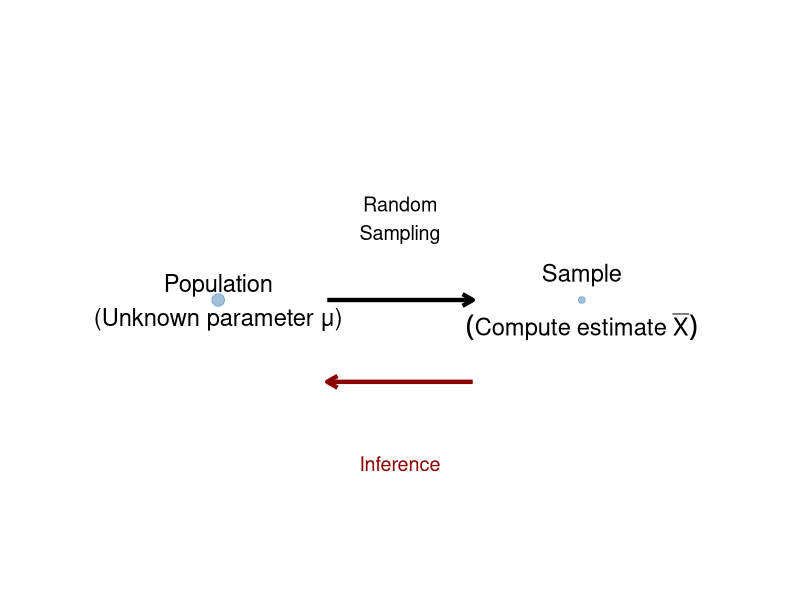
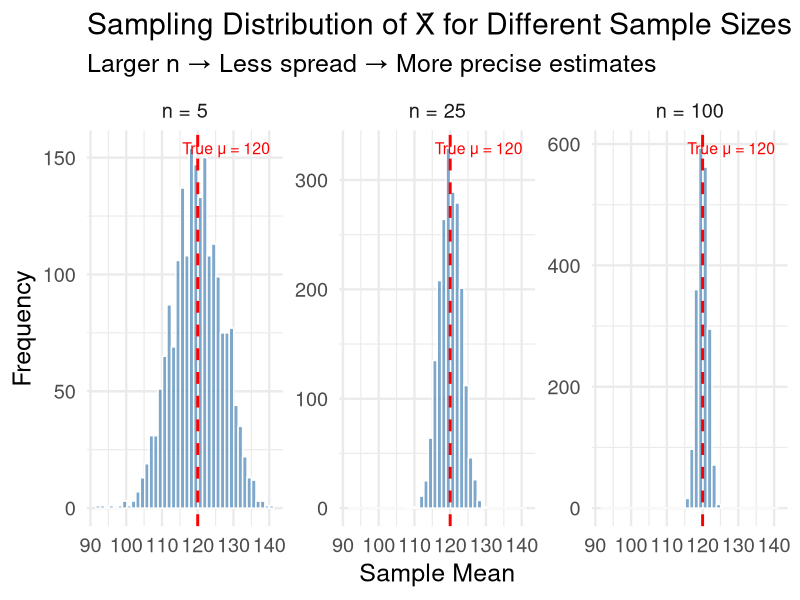
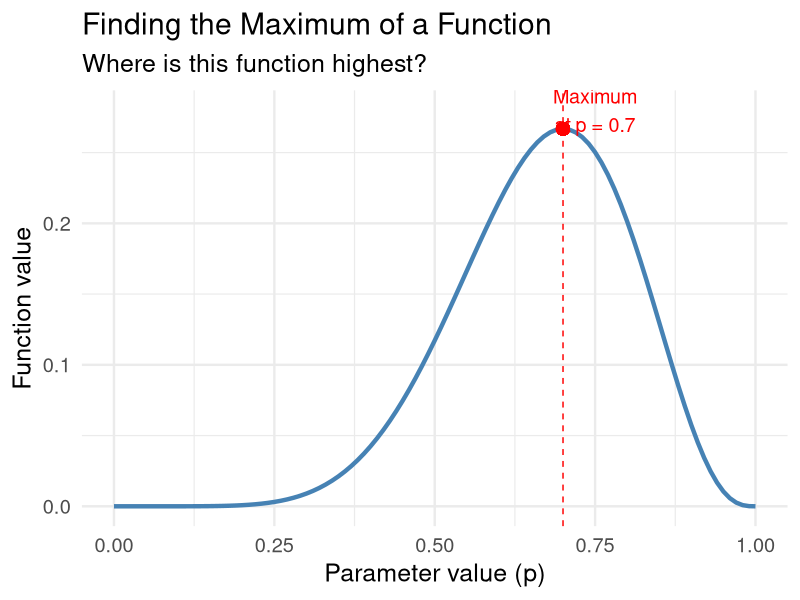
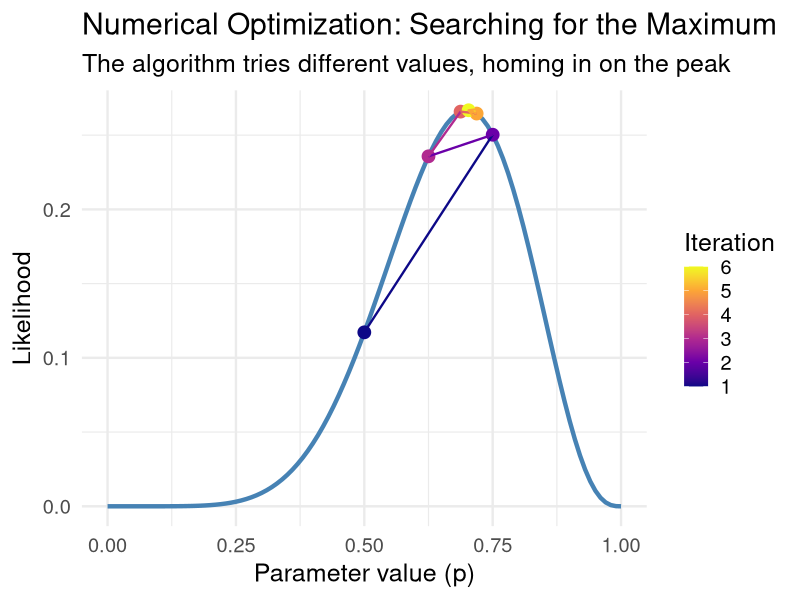
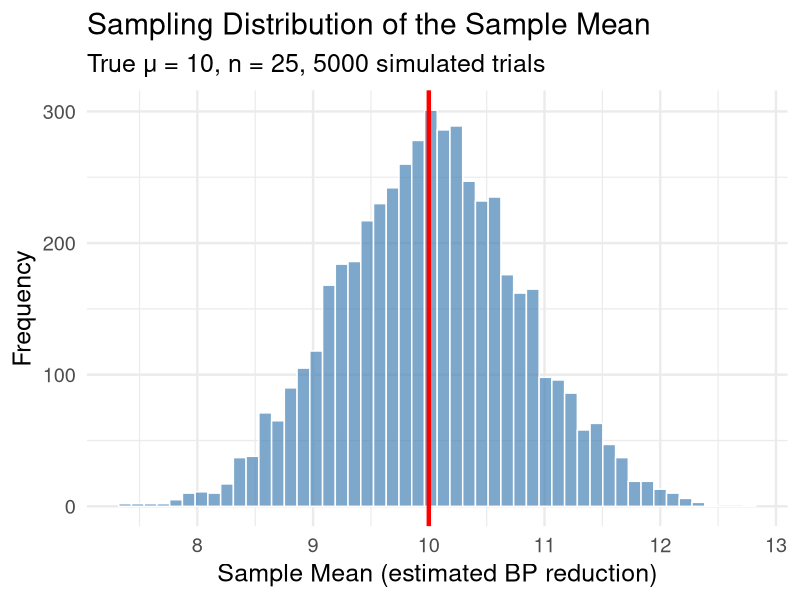
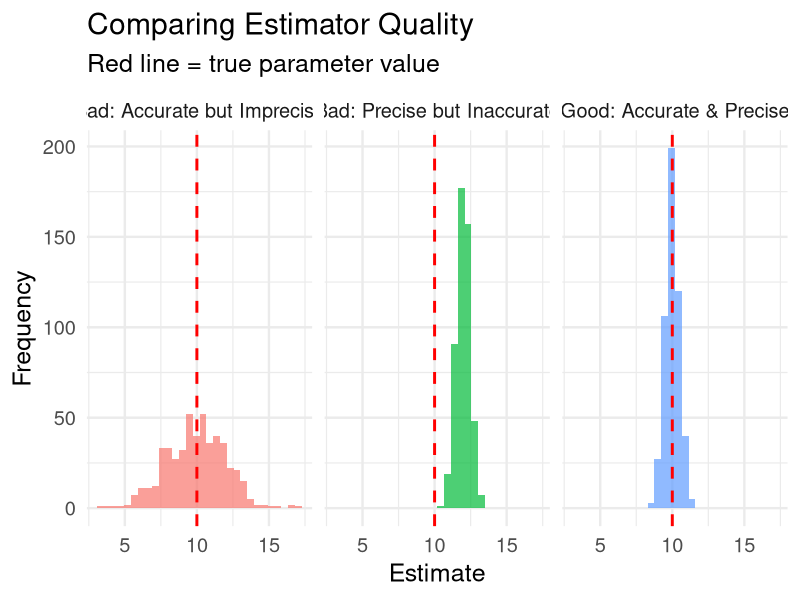
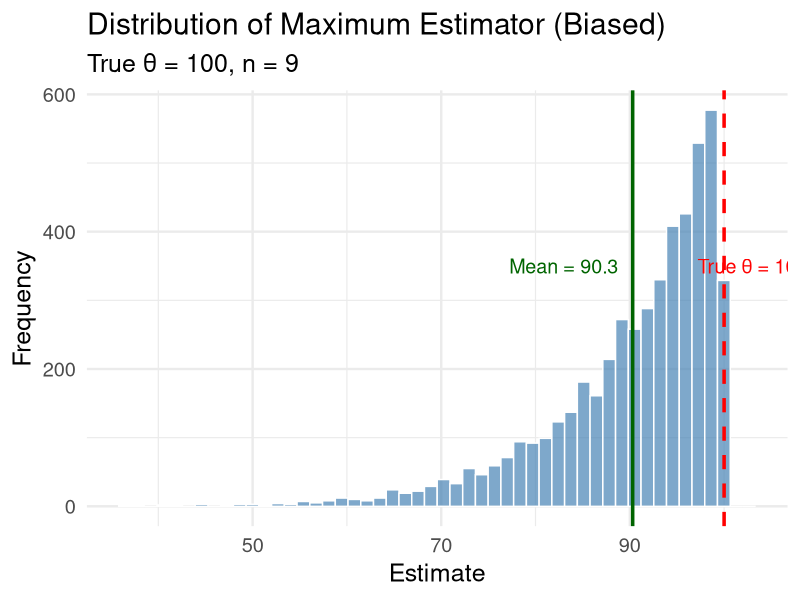
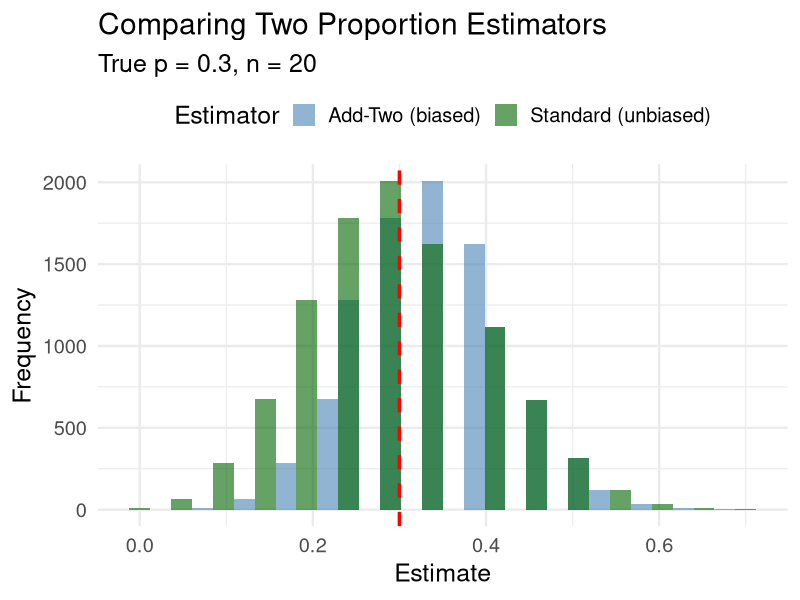

Reproduce these figures in R, in order.
## ---- chunk 1
#| label: setup
#| include: false
library(tidyverse)
set.seed(42)
theme_set(theme_minimal(base_size = 18))
## ---- chunk 2
# Actual blood pressure reductions (mmHg) from 25 patients
bp_reductions <- c(12, 8, 15, 10, 7, 14, 11, 9, 13, 16,
                   8, 12, 10, 14, 11, 9, 15, 13, 7, 12,
                   10, 8, 14, 11, 13)

# What's our estimate of the true mean reduction?
mean(bp_reductions)
## ---- chunk 3
#| echo: false
#| fig-height: 5
tibble(
  x = c(1, 2),
  y = c(1, 1),
  size = c(4, 2)
) |> 
  ggplot(aes(x = x, y = y)) +
  geom_point(aes(size = size), color = "steelblue", alpha = 0.5) +
  # Regular text labels
  annotate("text", x = 1, y = 1, 
           label = "Population\n(Unknown parameter μ)", size = 6) +
  annotate("text", x = 2, y = 1.05, 
           label = "Sample", size = 6) +
  # Parsed label for x-bar
  annotate("text", x = 2, y = 0.95, 
           label = "(Compute~estimate~bar(X))", size = 6, parse = TRUE) +
  annotate("segment", x = 1.3, xend = 1.7, y = 1, yend = 1,
           arrow = arrow(length = unit(0.3, "cm")), linewidth = 1.5) +
  annotate("text", x = 1.5, y = 1.15, label = "Random\nSampling", size = 5) +
  annotate("segment", x = 1.7, xend = 1.3, y = 0.85, yend = 0.85,
           arrow = arrow(length = unit(0.3, "cm")), linewidth = 1.5, color = "darkred") +
  annotate("text", x = 1.5, y = 0.7, label = "Inference", size = 5, color = "darkred") +
  scale_size_identity() +
  xlim(0.5, 2.5) + ylim(0.5, 1.5) +
  theme_void()
## ---- chunk 4
#| code-line-numbers: "|1-3|5-12|14-15"
# Population parameters
true_mean <- 120  # True mean systolic BP
true_sd <- 15     # Population standard deviation

# Simulate sample means for different sample sizes
simulation_data <- tibble(n = c(5, 25, 100)) |> 
  cross_join(tibble(sim = 1:2000)) |> 
  mutate(
    sample_mean = map2_dbl(n, sim, \(size, s) {
      mean(rnorm(size, true_mean, true_sd))
    })
  )

# Calculate observed standard deviation for each sample size
simulation_data |> 
  group_by(n) |> 
  summarize(
    observed_sd = sd(sample_mean),
    theoretical_sd = true_sd / sqrt(first(n))
  )
## ---- chunk 5
#| echo: false
#| fig-height: 5
simulation_data |> 
  mutate(n_label = paste("n =", n) |> fct_reorder(n)) |> 
  ggplot(aes(x = sample_mean)) +
  geom_histogram(bins = 40, fill = "steelblue", alpha = 0.7, color = "white") +
  geom_vline(xintercept = true_mean, color = "red", linetype = "dashed", linewidth = 1) +
  facet_wrap(~n_label, scales = "free_y") +
  labs(title = "Sampling Distribution of X̄ for Different Sample Sizes",
       subtitle = "Larger n → Less spread → More precise estimates",
       x = "Sample Mean", y = "Frequency") +
  annotate("text", x = 128, y = Inf, label = "True μ = 120", 
           vjust = 2, color = "red", size = 4)
## ---- chunk 6
#| echo: false
#| fig-height: 5
# Create a likelihood function to visualize
tibble(p = seq(0, 1, by = 0.01)) |> 
  mutate(likelihood = dbinom(7, size = 10, prob = p)) |> 
  ggplot(aes(x = p, y = likelihood)) +
  geom_line(color = "steelblue", linewidth = 1.5) +
  geom_vline(xintercept = 0.7, color = "red", linetype = "dashed") +
  geom_point(aes(x = 0.7, y = dbinom(7, 10, 0.7)), color = "red", size = 4) +
  labs(title = "Finding the Maximum of a Function",
       subtitle = "Where is this function highest?",
       x = "Parameter value (p)", y = "Function value") +
  annotate("text", x = 0.75, y = 0.28, label = "Maximum\nat p = 0.7", 
           color = "red", size = 5)
## ---- chunk 7
# Try different values of p
grid_search <- tibble(p = seq(0.01, 0.99, by = 0.01)) |> 
  mutate(
    likelihood = dbinom(7, size = 10, prob = p)
  )

# Find the maximum
grid_search |> 
  slice_max(likelihood, n = 1)
## ---- chunk 8
# Define the likelihood function
likelihood_function <- function(p) {
  dbinom(7, size = 10, prob = p)
}

# Use optimize() to find the maximum
# Note: optimize finds MINIMUM by default, so we negate for maximum
result <- optimize(
  f = function(p) -likelihood_function(p),  # Negative to find max
  interval = c(0, 1)                         # Search between 0 and 1
)

# The maximum occurs at:
cat("Maximum likelihood estimate: p =", result$minimum)
## ---- chunk 9
#| echo: false
#| fig-height: 5
# Visualize the optimization process
search_points <- tibble(
  iteration = 1:6,
  p = c(0.5, 0.75, 0.625, 0.6875, 0.71875, 0.703125),
  likelihood = dbinom(7, 10, p)
)

tibble(p = seq(0, 1, by = 0.01)) |> 
  mutate(likelihood = dbinom(7, size = 10, prob = p)) |> 
  ggplot(aes(x = p, y = likelihood)) +
  geom_line(color = "steelblue", linewidth = 1.5) +
  geom_point(data = search_points, aes(color = iteration), size = 4) +
  geom_path(data = search_points, aes(color = iteration), 
            arrow = arrow(length = unit(0.2, "cm")), linewidth = 0.8) +
  scale_color_viridis_c(option = "plasma") +
  labs(title = "Numerical Optimization: Searching for the Maximum",
       subtitle = "The algorithm tries different values, homing in on the peak",
       x = "Parameter value (p)", y = "Likelihood",
       color = "Iteration")
## ---- chunk 10
# Solution:
likelihood_fn <- function(p) {
  dbinom(18, size = 25, prob = p)
}

result <- optimize(f = function(p) -likelihood_fn(p), interval = c(0, 1))
cat("MLE of sensitivity:", result$minimum)  # Should be 18/25 = 0.72
## ---- chunk 11
# Example: Finding mean and SD that best fit data
patient_data <- c(120, 135, 128, 142, 131, 125, 138, 129, 133, 127)

# Negative log-likelihood for normal distribution
neg_log_lik <- function(params) {
  mu <- params[1]
  sigma <- params[2]
  if (sigma <= 0) return(Inf)  # sigma must be positive
  -sum(dnorm(patient_data, mean = mu, sd = sigma, log = TRUE))
}

# Use optim() for multiple parameters
result <- optim(par = c(130, 10), fn = neg_log_lik)
cat("MLE for mean:", round(result$par[1], 2), "\n")
cat("MLE for SD:", round(result$par[2], 2), "\n")
cat("Compare to sample mean:", round(mean(patient_data), 2))
## ---- chunk 12
#| echo: false
#| fig-height: 4.5
# Show multiple samples from same population
set.seed(123)
true_mean <- 10
n <- 25

# Take 6 different samples
sample_results <- tibble(sample_num = 1:6) |> 
  mutate(
    data = map(sample_num, \(s) rnorm(n, true_mean, 3)),
    sample_mean = map_dbl(data, mean)
  )

sample_results |> 
  select(sample_num, sample_mean) |> 
  mutate(sample_mean = round(sample_mean, 2)) |> 
  knitr::kable(col.names = c("Sample", "Sample Mean (x̄)"))
## ---- chunk 13
#| output-location: slide
# Parameters
true_effect <- 10  # True mean BP reduction (mmHg)
true_sd <- 4       # Standard deviation
n_patients <- 25   # Patients per trial
n_trials <- 5000   # Number of simulated trials

# Simulate many clinical trials
sampling_distribution <- tibble(trial = 1:n_trials) |> 
  mutate(
    sample_mean = map_dbl(trial, \(t) {
      patients <- rnorm(n_patients, true_effect, true_sd)
      mean(patients)
    })
  )

# Visualize
sampling_distribution |> 
  ggplot(aes(x = sample_mean)) +
  geom_histogram(bins = 50, fill = "steelblue", alpha = 0.7, color = "white") +
  geom_vline(xintercept = true_effect, color = "red", linewidth = 1.5) +
  labs(title = "Sampling Distribution of the Sample Mean",
       subtitle = str_glue("True μ = {true_effect}, n = {n_patients}, {n_trials} simulated trials"),
       x = "Sample Mean (estimated BP reduction)", y = "Frequency")
## ---- chunk 14
#| echo: false
#| fig-height: 4
set.seed(42)
estimator_comparison <- bind_rows(
  tibble(type = "Good: Accurate & Precise", 
         estimate = rnorm(500, 10, 0.5)),
  tibble(type = "Bad: Accurate but Imprecise", 
         estimate = rnorm(500, 10, 2)),
  tibble(type = "Bad: Precise but Inaccurate", 
         estimate = rnorm(500, 12, 0.5))
)

estimator_comparison |> 
  ggplot(aes(x = estimate, fill = type)) +
  geom_histogram(bins = 30, alpha = 0.7) +
  geom_vline(xintercept = 10, color = "red", linetype = "dashed", linewidth = 1) +
  facet_wrap(~type) +
  labs(x = "Estimate", y = "Frequency", 
       title = "Comparing Estimator Quality",
       subtitle = "Red line = true parameter value") +
  theme(legend.position = "none")
## ---- chunk 15
n <- 80
x <- 52
p_hat <- x / n

cat("Sample proportion:", p_hat, "\n")
cat("If true p = 0.65, what is the bias of this single estimate?\n")
cat("Observed - True =", p_hat - 0.65)
## ---- chunk 16
# Verify that sample proportion is unbiased
true_p <- 0.65
n_patients <- 80
n_simulations <- 10000

proportion_simulation <- tibble(sim = 1:n_simulations) |> 
  mutate(
    successes = rbinom(n_simulations, size = n_patients, prob = true_p),
    p_hat = successes / n_patients
  )

proportion_simulation |> 
  summarize(
    true_p = true_p,
    mean_of_estimates = mean(p_hat),
    empirical_bias = mean(p_hat) - true_p
  )
## ---- chunk 17
#| output-location: slide
true_theta <- 100
n <- 9
n_sims <- 5000

max_simulation <- tibble(sim = 1:n_sims) |> 
  mutate(
    max_estimate = map_dbl(sim, \(s) max(runif(n, 0, true_theta)))
  )

# Calculate empirical bias
max_simulation |> 
  summarize(
    theoretical_E = n / (n + 1) * true_theta,
    empirical_mean = mean(max_estimate),
    theoretical_bias = -true_theta / (n + 1),
    empirical_bias = mean(max_estimate) - true_theta
  )
## ---- chunk 18
#| echo: false
max_simulation |> 
  ggplot(aes(x = max_estimate)) +
  geom_histogram(bins = 50, fill = "steelblue", alpha = 0.7, color = "white") +
  geom_vline(xintercept = true_theta, color = "red", linewidth = 1.2, linetype = "dashed") +
  geom_vline(xintercept = mean(max_simulation$max_estimate), color = "darkgreen", linewidth = 1.2) +
  labs(title = "Distribution of Maximum Estimator (Biased)",
       subtitle = str_glue("True θ = {true_theta}, n = {n}"),
       x = "Estimate", y = "Frequency") +
  annotate("text", x = 83, y = 350, label = str_glue("Mean = {round(mean(max_simulation$max_estimate), 1)}"),
           color = "darkgreen", size = 5) +
  annotate("text", x = 103, y = 350, label = str_glue("True θ = {true_theta}"),
           color = "red", size = 5)
## ---- chunk 19
observed_max <- 92
n <- 9

biased_est <- observed_max
unbiased_est <- (n + 1) / n * observed_max

cat("Biased estimate:", biased_est, "\n")
cat("Unbiased estimate:", round(unbiased_est, 1))
## ---- chunk 20
sigma <- 20
# Problem 1
se_n16 <- sigma / sqrt(16)
# Problem 2
n_needed <- (sigma / 2)^2

cat("SE for n=16:", se_n16, "\nSample size for SE=2:", n_needed)
## ---- chunk 21
# Blood pressure data from 25 patients
bp_reductions <- c(12, 8, 15, 10, 7, 14, 11, 9, 13, 16,
                   8, 12, 10, 14, 11, 9, 15, 13, 7, 12,
                   10, 8, 14, 11, 13)

n <- length(bp_reductions)
x_bar <- mean(bp_reductions)
s <- sd(bp_reductions)

# Estimated standard error
se_estimated <- s / sqrt(n)

tibble(
  Statistic = c("Sample Mean", "Sample SD", "Sample Size", "Estimated SE"),
  Value = c(x_bar, round(s, 2), n, round(se_estimated, 2))
)
## ---- chunk 22
#| code-line-numbers: "|1-3|5-13|15-22"
true_p <- 0.3
n <- 20
n_sims <- 10000

# Simulate both estimators
comparison_sim <- tibble(sim = 1:n_sims) |> 
  mutate(
    x = rbinom(n_sims, size = n, prob = true_p),
    p_hat_standard = x / n,
    p_hat_addtwo = (x + 2) / (n + 4)
  )

# Compare MSE
comparison_sim |> 
  summarize(
    `Standard Bias` = mean(p_hat_standard) - true_p,
    `Add-Two Bias` = mean(p_hat_addtwo) - true_p,
    `Standard Variance` = var(p_hat_standard),
    `Add-Two Variance` = var(p_hat_addtwo),
    `Standard MSE` = mean((p_hat_standard - true_p)^2),
    `Add-Two MSE` = mean((p_hat_addtwo - true_p)^2)
  ) |> 
  pivot_longer(everything(), names_to = "Metric", values_to = "Value") |> 
  mutate(Value = round(Value, 5))
## ---- chunk 23
#| echo: false
#| fig-height: 5
comparison_sim |> 
  pivot_longer(cols = c(p_hat_standard, p_hat_addtwo),
               names_to = "estimator", values_to = "estimate") |> 
  mutate(
    estimator = case_when(
      estimator == "p_hat_standard" ~ "Standard (unbiased)",
      estimator == "p_hat_addtwo" ~ "Add-Two (biased)"
    )
  ) |> 
  ggplot(aes(x = estimate, fill = estimator)) +
  geom_histogram(bins = 30, alpha = 0.6, position = "identity") +
  geom_vline(xintercept = true_p, color = "red", linewidth = 1.2, linetype = "dashed") +
  labs(title = "Comparing Two Proportion Estimators",
       subtitle = str_glue("True p = {true_p}, n = {n}"),
       x = "Estimate", y = "Frequency", fill = "Estimator") +
  scale_fill_manual(values = c("steelblue", "darkgreen")) +
  theme(legend.position = "top")
## ---- chunk 24
#| echo: false
#| fig-height: 5
n <- 20

mse_comparison <- tibble(p = seq(0.01, 0.99, by = 0.01)) |> 
  mutate(
    mse_standard = p * (1 - p) / n,
    bias_addtwo = (2 - 4*p) / (n + 4),
    var_addtwo = n * p * (1-p) / (n + 4)^2,
    mse_addtwo = var_addtwo + bias_addtwo^2
  )

mse_comparison |> 
  select(p, mse_standard, mse_addtwo) |> 
  pivot_longer(-p, names_to = "Estimator", values_to = "MSE") |> 
  mutate(Estimator = ifelse(Estimator == "mse_standard", "Standard", "Add-Two")) |> 
  ggplot(aes(x = p, y = MSE, color = Estimator)) +
  geom_line(linewidth = 1.2) +
  labs(title = "MSE Comparison: Which Estimator is Better?",
       subtitle = "Neither dominates everywhere — the winner depends on true p",
       x = "True Proportion (p)", y = "Mean Squared Error") +
  scale_color_manual(values = c("darkgreen", "steelblue")) +
  theme(legend.position = "top")
## ---- chunk 25
# Compare MSE at different prevalence levels
n <- 50

mse_at_p <- function(p, n) {
  mse_std <- p * (1-p) / n
  bias_add2 <- (2 - 4*p) / (n + 4)
  var_add2 <- n * p * (1-p) / (n + 4)^2
  mse_add2 <- var_add2 + bias_add2^2
  
  tibble(p = p, MSE_Standard = mse_std, MSE_AddTwo = mse_add2,
         Better = ifelse(mse_std < mse_add2, "Standard", "Add-Two"))
}

bind_rows(
  mse_at_p(0.05, n),
  mse_at_p(0.50, n)
) |> 
  mutate(across(where(is.numeric), \(x) round(x, 5)))
## ---- chunk 26
true_variance <- 100  # σ² = 100
n <- 10
n_sims <- 10000

variance_sim <- tibble(sim = 1:n_sims) |> 
  mutate(
    sample_data = map(sim, \(s) rnorm(n, 0, sqrt(true_variance))),
    s2_n_minus_1 = map_dbl(sample_data, var),
    s2_n = map_dbl(sample_data, \(x) sum((x - mean(x))^2) / n)
  )

variance_sim |> 
  summarize(
    `True σ²` = true_variance,
    `E[S² with n-1]` = mean(s2_n_minus_1),
    `E[S² with n]` = mean(s2_n),
    `Bias (n-1)` = mean(s2_n_minus_1) - true_variance,
    `Bias (n)` = mean(s2_n) - true_variance
  ) |> 
  mutate(across(where(is.numeric), \(x) round(x, 2)))
